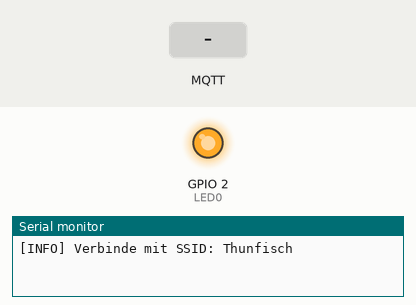
Simulated run of this sketch. Board: ESP8266 (NodeMCU). Shown: output pins drawn as LEDs (lit = HIGH), the last lines printed to the serial monitor. Inputs (shaded band) come from the test bench. WiFi joins after 1.5 s; servers stay silent unless stated; no MQTT or app messages arrive unless stated.

Above: at 0.1 s.
At 6.2 s:
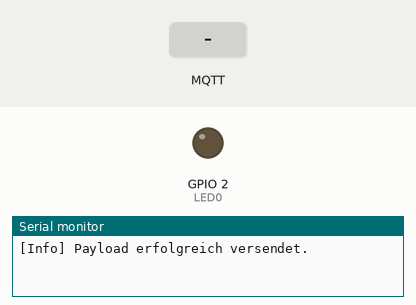
6.3 s: MQTT message "name" arrives on the first subscribed topic
7.8 s: MQTT message "config" arrives on the first subscribed topic
9.3 s: MQTT message "data" arrives on the first subscribed topic
Timing chart, 0 to 12.3 s (numbered marks = the images above; inputs shaded):
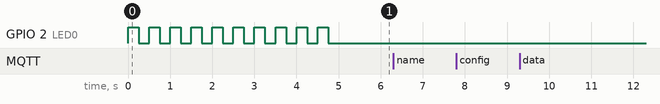

The sketch:

mqtt_client_blueprint.ino
```cpp
#include <ArduinoJson.h> //https://github.com/bblanchon/ArduinoJson
#include <WiFiManager.h> //https://github.com/tzapu/WiFiManager
#include <ESP8266WiFi.h> //https://github.com/esp8266/Arduino
#include <PubSubClient.h> //https://github.com/knolleary/pubsubclient
#include <ESP8266mDNS.h>
#include <WiFiUdp.h>
#include <ArduinoOTA.h>
#include <Arduino.h>

#define       LED0      2

const char* ssid = "Thunfisch";
const char* pw = "qwertz123";

IPAddress mqttServer(192, 168, 178, 20);
int mqttServerPort = 1883;

String type = "Sensor";
String modulName = "LDR";


String essid = "";
IPAddress ipAdresse;
String macAdresse = String(WiFi.macAddress());
long signalQuali = 0;
int espStatus = 0;

bool topicUpdated = false;

String lastWillTopic = "esp/lastwill/mac/" + macAdresse;
char lastWillTopicArray[100];
String lastWillPayload = "";
char lastWillPayloadArray[100];

StaticJsonBuffer<200> jsonBuffer;


WiFiClient wifiClient;
PubSubClient mqttClient(wifiClient);

String nameClientTopic = "nameClient/"+type+"/mac/" + macAdresse;
char nameTopicArray[100];

String prePubTopic = "esp/sensor/mac/" + macAdresse;

//String finalPubTopic = "esp/"+type+"/";
char finalPubTopicArray[100];

void callback(char* topic, byte* payload, unsigned int length) {
  char jsonPayload[200];
  Serial.print("[Info] Daten erhalten. Topic: ");
  Serial.print(topic);
  Serial.print(", Payload: ");
  for (unsigned int i = 0; i < length; i++) {
    Serial.print((char) payload[i]);
    jsonPayload[i] = (char)payload[i];
  }
  Serial.println();

  JsonObject& root = jsonBuffer.parseObject(jsonPayload);
  //falls nicht geparst werden konnte
  if (!root.success()) {
    Serial.println("[Error] JSON Parsing fehlgeschlagen..");
  }
  String identifier = root["identifier"];
  //sortiere Payload anhang des Identifiers aus
  if(identifier.equals("name")){

    Serial.println("[INFO] Idenfitifier: Name");
    String finalPubTopic = root["topic"];
    finalPubTopic.toCharArray(finalPubTopicArray, 100);
    Serial.println("[Debug] Final Topic: " + String(finalPubTopicArray));
    topicUpdated = true;

  } else if(identifier.equals("config")){
    Serial.println("[INFO] Idenfitifier: Config");

  } else if(identifier.equals("data")){
    Serial.println("[INFO] Idenfitifier: Data");

  } else if(identifier.equals("status")){
    Serial.println("[INFO] Idenfitifier: Status");
  }
  else {
    Serial.println("[Error] Unbekannter Identifier.");
  }


//  if(length == modulName.length() + 1){
//    modulName = "";
//    for(int i = 0; i < length; i++){
//      modulName += (char)payload[i];
//    }
//    finalPubTopic += modulName;
//    finalPubTopic.toCharArray(finalPubTopicArray, 100);
//    Serial.println("[Debug] Final Topic: " + String(finalPubTopicArray));
//    topicUpdated = true;
//  }
//  if(length == modulName.length() + 2){
//    finalPubTopic += (char)payload[1];
//    finalPubTopic.toCharArray(finalPubTopicArray, 100);
//    Serial.println("[Debug] Final Topic: " + finalPubTopic);
//    topicUpdated = true;
//  }
}

void connectToWiFi() {
  WiFi.mode(WIFI_STA);
  WiFi.begin(ssid, pw);
  Serial.println("[INFO] Verbinde mit SSID: " + WiFi.SSID());
  while (WiFi.status() != WL_CONNECTED) {

    for(int i = 0; i < 10; i++){
      digitalWrite(LED0, HIGH);
      delay(250);
      digitalWrite(LED0, LOW);
      delay(250);
      Serial.print(".");
    }

  }
  Serial.println();
  digitalWrite(LED0, !HIGH);
}

void reconnectToWiFi() {
  Serial.println("[ERROR] Verbindung zum WiFi verloren.");

}

void printWiFiInfo() {
  essid = String(WiFi.SSID());
  ipAdresse = WiFi.localIP();
  signalQuali = WiFi.RSSI();

  Serial.println("[INFO] Verbindung aufgebaut zu " + essid);
  Serial.print("[INFO] IP-Adresse ");
  Serial.println(ipAdresse);
  Serial.println("[INFO] Mac-Adresse " + macAdresse);
  Serial.println("[INFO] Signalstärke " + String(signalQuali) + " dBm");
}

void connectToBroker() {
  mqttClient.setServer(mqttServer, mqttServerPort);
  mqttClient.setCallback(callback);

  nameClientTopic.toCharArray(nameTopicArray, nameClientTopic.length()+1 );

  lastWillTopic.toCharArray(lastWillTopicArray, lastWillTopic.length()+1 );

  createLastWillJson();
  lastWillPayload.toCharArray(lastWillPayloadArray, 100);

  Serial.println("[INFO] Verbinde mit MQTT Broker.");
  while (!mqttClient.connected()) {
    Serial.print(".");
    if (mqttClient.connect("ESP8266Client", lastWillTopicArray, 1, false, lastWillPayloadArray)) {

          mqttClient.subscribe(nameTopicArray);

    } else {
      Serial.print("[ERROR] Verbindung zum fehlgeschlagen. Fehlercode: ");
      Serial.println(mqttClient.state());
      delay(5000);
    }

  }
}

void printBrokerInfo() {
  Serial.println();
  Serial.println("[INFO] Verbindung aufgebaut zu MQTT Broker aufgebaut.");
  Serial.print("[INFO] MQTT Broker IP-Adresse ");
  Serial.println(mqttServer);

  Serial.print("[INFO] MQTT Broker Port ");
  Serial.println(mqttServerPort);
}

void publishNetworkSettings() {
  char pubTopicArray[prePubTopic.length() +1];
  prePubTopic.toCharArray(pubTopicArray, prePubTopic.length()+1 );

  Serial.println("[DEBUG] Topic String: " + prePubTopic);
  Serial.println("[DEBUG] Topic Array: " + String(pubTopicArray));

  String jsonString = createJson();
  char jsonArray[jsonString.length() + 1];
  jsonString.toCharArray(jsonArray, jsonString.length() + 1);

  if(mqttClient.publish(pubTopicArray, jsonArray)){
    Serial.println("[Info] Payload erfolgreich versendet.");
  } else {
    Serial.println("[Error] Payload konnte nicht versendet werden.");
  }
}

void createLastWillJson(){
  lastWillPayload += "{";

  lastWillPayload += "\"Mac\": ";
  lastWillPayload += "\"" + macAdresse + "\", ";

  lastWillPayload += "\"Message\": ";
  lastWillPayload += "\"Verbindung verloren.\"}";

}

String createJson(){
  String statusPayload = "{";

  statusPayload += "\"Mac\": ";
  statusPayload += "\"" + macAdresse + "\", ";

  statusPayload += "\"IP\": ";
  statusPayload += "\"" + ipAdresse.toString() + "\", ";

  statusPayload += "\"Typ\": ";
  statusPayload += "\"" + type + "\", ";

  statusPayload += "\"Name\": ";
  statusPayload += "\"" + modulName + "\"}";

  Serial.println("[Debug] Payload: " + statusPayload);


  return statusPayload;
}

void reconnectToBroker() {
  Serial.println("[ERROR] Verbindung zum MQTT Broker verloren.");
  while (!mqttClient.connected()) {
    Serial.print("Attempting MQTT connection...");
    // Attempt to connect
    if (mqttClient.connect("ESP8266Client")) {
      Serial.println("connected");
      // Once connected, publish an announcement...
      mqttClient.publish("outTopic", "hello world");
      // ... and resubscribe
      mqttClient.subscribe("inTopic");
    } else {
      Serial.print("failed, rc=");
      Serial.print(mqttClient.state());
      Serial.println(" try again in 5 seconds");
      // Wait 5 seconds before retrying
      delay(5000);
    }
  }
}

void initOTA(){
  // Port defaults to 8266
  ArduinoOTA.setPort(8266);

  // Hostname defaults to esp8266-[ChipID]
  ArduinoOTA.setHostname("Blueprint");

  // No authentication by default
  ArduinoOTA.setPassword((const char *)"123");

  ArduinoOTA.onStart([]() {
    Serial.println("Start");
  });
  ArduinoOTA.onEnd([]() {
    Serial.println("\nEnd");
  });
  ArduinoOTA.onProgress([](unsigned int progress, unsigned int total) {
    Serial.printf("Progress: %u%%\r", (progress / (total / 100)));
  });
  ArduinoOTA.onError([](ota_error_t error) {
    Serial.printf("Error[%u]: ", error);
    if (error == OTA_AUTH_ERROR) Serial.println("Auth Failed");
    else if (error == OTA_BEGIN_ERROR) Serial.println("Begin Failed");
    else if (error == OTA_CONNECT_ERROR) Serial.println("Connect Failed");
    else if (error == OTA_RECEIVE_ERROR) Serial.println("Receive Failed");
    else if (error == OTA_END_ERROR) Serial.println("End Failed");
  });
}

void setup() {
  Serial.begin(115200);
  Serial.println();
  pinMode(LED0, OUTPUT);
  digitalWrite(LED0, !LOW);

  connectToWiFi();
  printWiFiInfo();
  connectToBroker();
  printBrokerInfo();

  publishNetworkSettings();
  initOTA();
  ArduinoOTA.begin();


}

void loop() {
  ArduinoOTA.handle();
  mqttClient.loop();

  if(topicUpdated){
    Serial.println("[DEBUG] Neues Topic wurde geupdated." );
    mqttClient.unsubscribe(nameTopicArray);
    mqttClient.subscribe(finalPubTopicArray);
    topicUpdated = false;
  }


}
```
